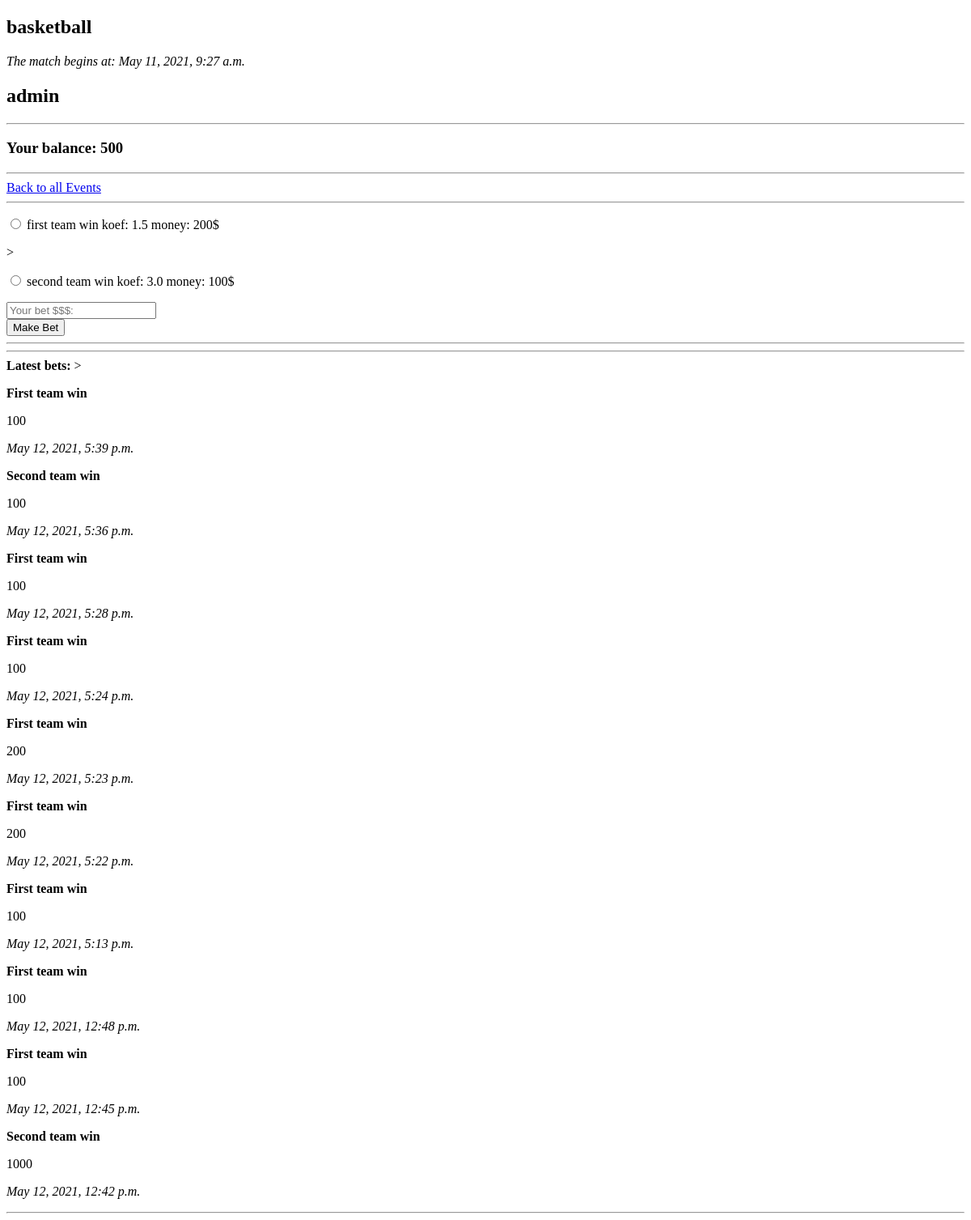
Page /5/ on the earlier database version.
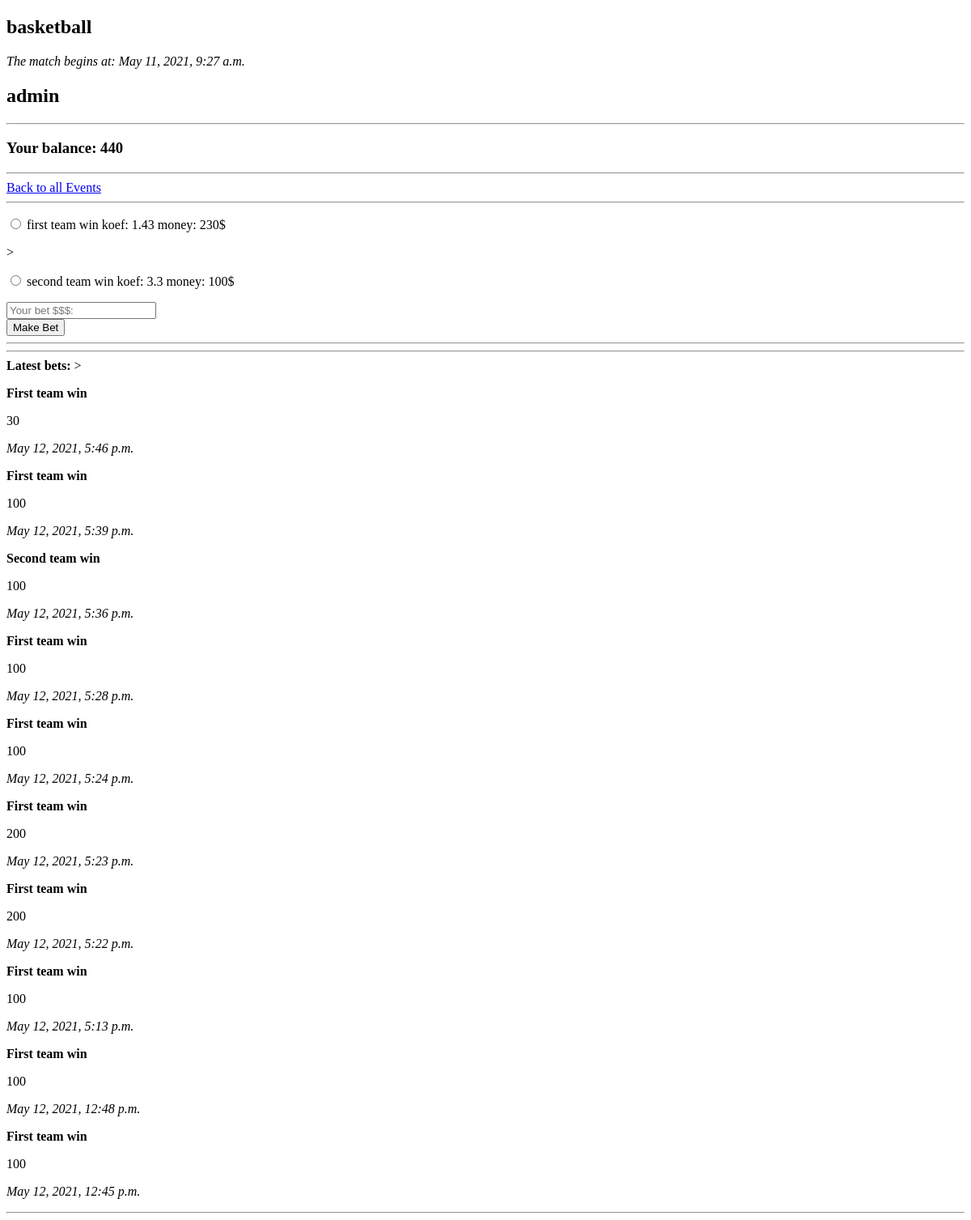
Same page on the later database version.
### freebets/models.py (models this page shows, shortened)
class User(models.Model):
    login = models.CharField('login',max_length=200)
    cash = models.IntegerField()
    registration = models.DateTimeField('Registration date')

class Bet(models.Model):
    event = models.ForeignKey(Event, on_delete=models.CASCADE)
    eventBet = models.CharField('pari', max_length=200)
    dollars = models.IntegerField('bet amount')
    date_added = models.DateTimeField('bet date')

### freebets/views.py (the view)
# urls.py: path('<int:event_id>/', views.event, name='event'),
def event(request, event_id, alert=0):
    user = User.objects.get(id=1)
    try:
        a=Event.objects.get( id = event_id)
    except:
        raise Http404("Такого матча нет")
    cash1 = a.cash_to_first_team
    cash2 = a.cash_to_second_team
    if cash1 == cash2:
        kef1=2
        kef2=2
    else:
        s = cash1+cash2
        print(cash1, cash2, s)
        try:
            kef1 = 1 /(cash1/s)
        except:
            kef1 = 1 / (0.001 /s)
        try:
            kef2 = 1 / (cash2/s)
        except:
            kef2 = 1 / (0.001 /s)
        if (kef2>10):
            kef2=10
        kef1 = float('{:.2f}'.format(kef1))
        kef2 = float('{:.2f}'.format(kef2))
    latest_bets = a.bet_set.order_by('-id')[:10]
    return render(request, 'event.html', {'event': a, 'latest_bets' : latest_bets, 'user': user,
                                          'k1': kef1,'k2': kef2,'cash1':cash1,'cash2': cash2 })

### freebets/templates/event.html (shortened to what this page needs)
{% extends 'base.html' %}
{% block content %}
<h2>{{event.event_name}}</h2>
<em> The match begins at: {{event.event_date}} </em>
<h2>{{user.login}}</h2>
<hr>
<h3>Your balance: {{user.cash}}</h3>
<hr>
<a href="{% url 'freebets:index'%}"> Back to all Events </a>
<hr>
<form action="{% url 'freebets:make_bet' event.id %}" method="POST">
 <p><input type="radio" required name="team" value="first"> first team win koef:  {{k1}} money: {{cash1}}$</p>>
 <p><input type="radio" required name="team" value="second"> second team win koef:  {{k2}} money: {{cash2}}$</p>
 <input type="number" required placeholder="Your bet $$$:" name="money"> <br>
 <button type="submit"> Make Bet </button>
</form>
<hr>
<hr>
<b> Latest bets: </b>>
{% if latest_bets %}
  {% for c in latest_bets %}
    <p>
        {% if c.eventBet == "first" %}
            <strong>First team win</strong>
        {% else %}
            <strong>Second team win</strong>
        {% endif %}
        <p>{{c.dollars }} </p>
        <em> {{c.date_added}}</em>
</p>
{% endfor %}
{% else %}
There are no bets yet. Do it! Now!
{% endif %}
<hr>
{% endblock %}

Differences in the rows shown:
no longer on this page (row unchanged): Bet: eventBet "Second team win", dollars "1000", date_added "May 12, 2021, 12:42 p.m."
changed User "admin": cash "500" → "440"
added Bet: eventBet "First team win", dollars "30", date_added "May 12, 2021, 5:46 p.m."
Other differences:
{{ k1 }}: "1.5" → "1.43"
{{ cash1 }}: "200" → "230"
{{ k2 }}: "3.0" → "3.3"
